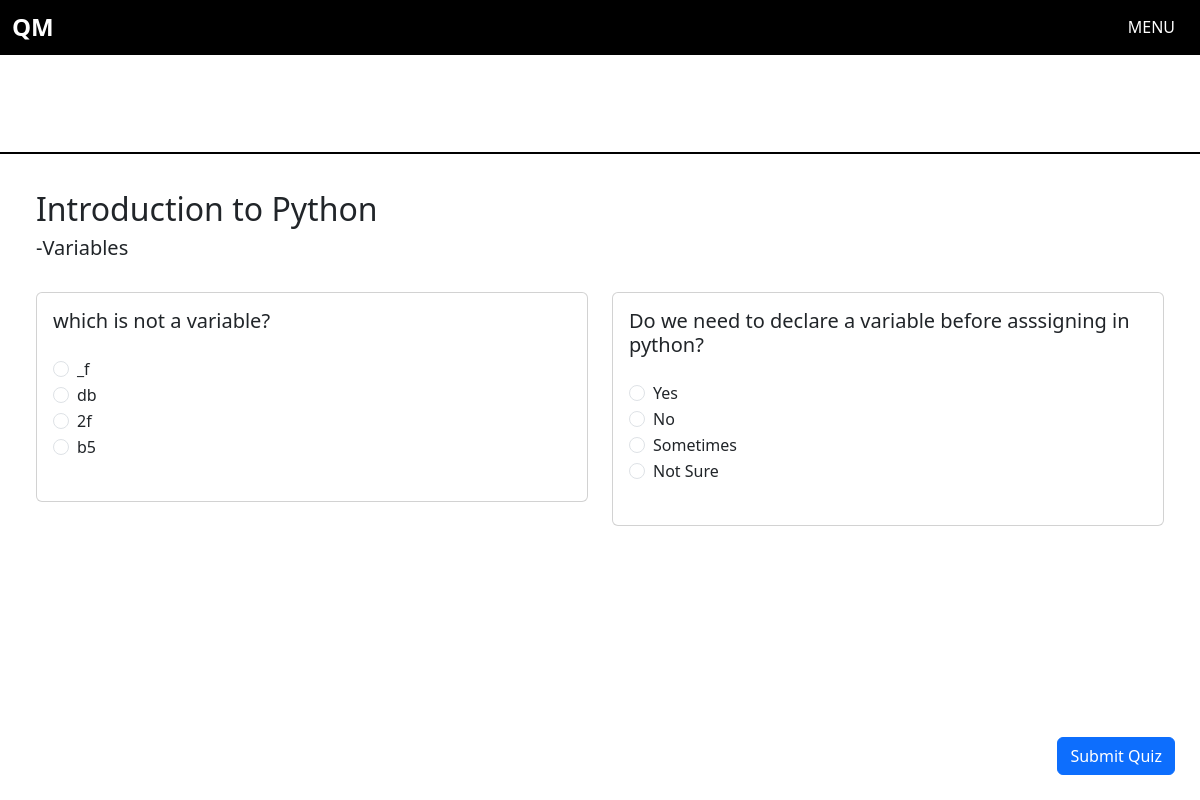
Page /questions/4 on the committed database.
### app.py (models this page shows)
class Subjects(db.Model):
    __tablename__ = 'subjects'
    id = db.Column(db.Integer, primary_key=True)
    name = db.Column(db.String(100), nullable = False)
    description = db.Column(db.String(150), nullable = False)
    usrs = db.relationship('Users', secondary = 'enrollment', backref = 'enrolledUsrs' )
    chaps = db.relationship('Chapters', backref = 'chapter')

class Chapters(db.Model):
    __tablename__ = 'chapters'
    id = db.Column(db.Integer, primary_key = True)
    title = db.Column(db.String(100), nullable = False)
    content = db.Column(db.String(500), nullable = False)
    sub_id = db.Column(db.Integer, db.ForeignKey('subjects.id'), unique = False, nullable = True)
    sub = db.relationship('Subjects', backref = 'subject')
    ques = db.relationship('Questions', backref = 'question')
    usrs = db.relationship('Users', secondary = 'quiz', backref = 'quizUser')

class Questions(db.Model):
    __tablename__ = 'questions'
    id = db.Column(db.Integer, primary_key = True)
    ques = db.Column(db.String(500), nullable = False)
    option1 = db.Column(db.String(100), nullable = False)
    option2 = db.Column(db.String(100), nullable = False)
    option3 = db.Column(db.String(100), nullable = False)
    option4 = db.Column(db.String(100), nullable = False)
    correct = db.Column(db.String(100), nullable = False)
    chap_id = db.Column(db.Integer, db.ForeignKey('chapters.id'), unique = False, nullable = False)
    chap = db.relationship('Chapters', backref = 'chaps')

### app.py (the view)
@login_required
@app.route('/questions/<int:cid>', methods = ['GET','POST'])
def questions_view(cid):
    chap = Chapters.query.get(cid)
    subject = chap.sub.name
    ques = Questions.query.filter_by(chap_id = cid).all()
    return render_template('questions.html', ques = ques, subject = subject, chap = chap)

### templates/questions.html (shortened to what this page needs)
{% extends 'base.html' %}
{% block main %}
<div class="header">
</div>
<div style="padding: 3%;">
    <div>
        <h2>{{ subject }} </h2>
        <h5>-{{ chap.title }}</h5>
    </div>
    <br>
    <div>
        {% if not current_user.admin %}
        <form action="/submit_quiz/{{ chap.id }}/{{ current_user.id }}" method="post" id="quizForm">
        {% endif %}
        <div class="row">
        {% for question in ques %}
        {% if question.chap_id == chap.id %}
        <div class="col-sm-6 mb-3">
            <div class="card">
            <div class="card-body">
                <h5 class="card-title mb-4">{{ question.ques }}</h5>
                <div class="form-check">
                    <input class="form-check-input" type="radio" name="{{ question.id }}" id="flexRadioDefault1" value="{{ question.option1 }}">
                    <label class="form-check-label" for="flexRadioDefault1">
                        {{ question.option1 }}
                    </label>
                </div>
                <div class="form-check">
                    <input class="form-check-input" type="radio" name="{{ question.id }}" id="flexRadioDefault2" value="{{ question.option2 }}">
                    <label class="form-check-label" for="flexRadioDefault2">
                        {{ question.option2 }}
                    </label>
                </div>
                <div class="form-check">
                    <input class="form-check-input" type="radio" name="{{ question.id }}" id="flexRadioDefault1" value="{{ question.option3 }}">
                    <label class="form-check-label" for="flexRadioDefault1">
                        {{ question.option3 }}
                    </label>
                </div>
                <div class="form-check">
                    <input class="form-check-input" type="radio" name="{{ question.id }}" id="flexRadioDefault2" value="{{ question.option4 }}">
                    <label class="form-check-label" for="flexRadioDefault2">
                        {{ question.option4 }}
                    </label>
                </div>
                <br>
            </div>
            </div>
        </div>
        {% endif %}
        {% endfor %}
    </div>
    {% if not current_user.admin %}
    </form>
    <button type="submit" class="btn btn-primary" form="quizForm" id="subQuiz">Submit Quiz</button>
    {% endif %}
{% endblock %}

### static/css/style.css (style rules this page uses)
body { overflow-x: hidden; width: 100%; }
.header { padding: 100px 3% 3% 3%; border-bottom: 2px black solid; transition: ease 0.5s; }
#nsub, #nchap, #nques, #subQuiz { position: fixed; right: 25px; bottom: 25px; z-index: 333; }

### rows in the picture
Subjects: name "Introduction to Python"
Chapters: title "Variables"
Questions: ques "which is not a variable?", option1 "_f", option2 "db", option3 "2f", option4 "b5"
Questions: ques "Do we need to declare a variable before asssigning in python?", option1 "Yes", option2 "No", option3 "Sometimes", option4 "Not Sure"
